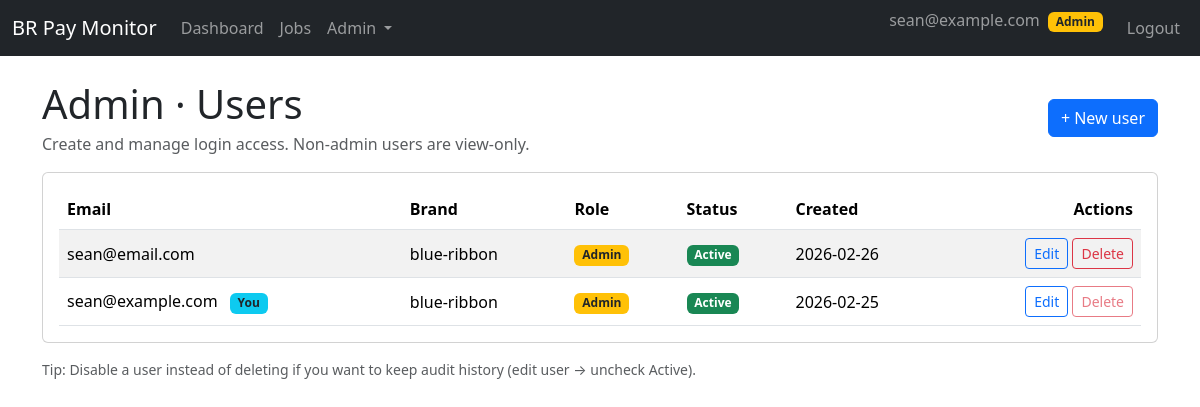
The app's page /admin/users (signed in), older data.
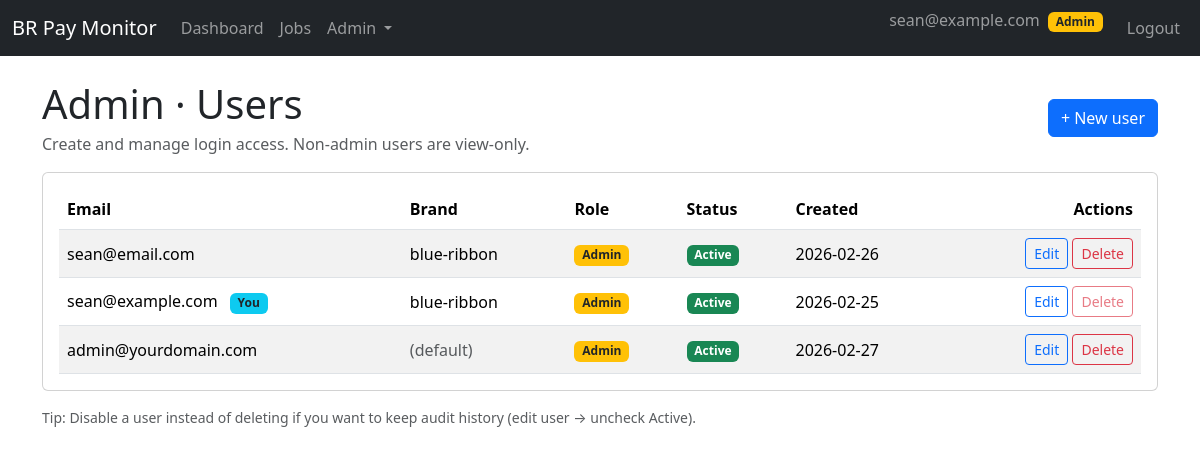
The same page, newer data.
### br_pay_monitor/models.py (models this page shows, shortened)
class User(UserMixin, db.Model):
    __tablename__ = "users"
    id = db.Column(db.Integer, primary_key=True)
    email = db.Column(db.String(255), unique=True, index=True, nullable=False)
    password_hash = db.Column(db.String(255), nullable=False)
    is_admin = db.Column(db.Boolean, default=False, nullable=False)
    is_active = db.Column(db.Boolean, default=True, nullable=False)
    brand_id = db.Column(db.Integer, db.ForeignKey("brands.id"), nullable=True)
    brand = db.relationship("Brand", backref=db.backref("users", lazy="dynamic"))
    created_at = db.Column(db.DateTime, default=datetime.utcnow, nullable=False)

class Brand(db.Model):
    __tablename__ = "brands"
    id = db.Column(db.Integer, primary_key=True)
    name = db.Column(db.String(128), nullable=False)
    slug = db.Column(db.String(64), unique=True, nullable=False)
    is_active = db.Column(db.Boolean, default=True, nullable=False)
    created_at = db.Column(db.DateTime, default=datetime.utcnow, nullable=False)

### br_pay_monitor/blueprints/admin/routes.py (the view)
@bp.route("/users", methods=["GET"])
@login_required
def users():
    _require_admin()
    brand = _current_brand()
    all_users = (
        User.query.outerjoin(Brand, User.brand_id == Brand.id)
        .order_by(
            User.is_admin.desc(),
            User.is_active.desc(),
            Brand.slug.asc().nullslast(),
            User.email.asc(),
        )
        .all()
    )
    return render_template(
        "admin/users.html",
        brand=brand,
        users=all_users,
    )

### br_pay_monitor/blueprints/admin/routes.py (called while the page is built)
def _require_admin():
    if not current_user.is_authenticated:
        abort(401)
    if not current_user.is_admin:
        abort(403)

def _current_brand() -> Brand:
    return current_user.brand or Brand.get_default_brand()

### br_pay_monitor/templates/admin/users.html
{% extends "base.html" %}
{% block content %}
<div class="d-flex align-items-center justify-content-between mb-3">
  <div>
    <h1 class="mb-1">Admin · Users</h1>
    <div class="text-muted">Create and manage login access. Non-admin users are view-only.</div>
  </div>
  <div>
    <a class="btn btn-primary" href="{{ url_for('admin.create_user') }}">+ New user</a>
  </div>
</div>
<div class="card">
  <div class="card-body">
    {% if users %}
      <div class="table-responsive">
        <table class="table table-striped align-middle mb-0">
          <thead>
            <tr>
              <th>Email</th>
              <th>Brand</th>
              <th>Role</th>
              <th>Status</th>
              <th>Created</th>
              <th class="text-end">Actions</th>
            </tr>
          </thead>
          <tbody>
            {% for u in users %}
            <tr>
              <td>
                {{ u.email }}
                {% if u.id == current_user.id %}
                  <span class="badge bg-info text-dark ms-2">You</span>
                {% endif %}
              </td>
              <td>
                {% if u.brand %}
                  {{ u.brand.slug }}
                {% else %}
                  <span class="text-muted">(default)</span>
                {% endif %}
              </td>
              <td>
                {% if u.is_admin %}
                  <span class="badge bg-warning text-dark">Admin</span>
                {% else %}
                  <span class="badge bg-secondary">Viewer</span>
                {% endif %}
              </td>
              <td>
                {% if u.is_active %}
                  <span class="badge bg-success">Active</span>
                {% else %}
                  <span class="badge bg-danger">Disabled</span>
                {% endif %}
              </td>
              <td>
                {{ u.created_at.strftime('%Y-%m-%d') if u.created_at else '' }}
              </td>
              <td class="text-end">
                <a class="btn btn-sm btn-outline-primary" href="{{ url_for('admin.edit_user', user_id=u.id) }}">Edit</a>
                <form method="post" action="{{ url_for('admin.delete_user', user_id=u.id) }}" class="d-inline" onsubmit="return confirm('Delete user {{ u.email }}?');">
                  <button type="submit" class="btn btn-sm btn-outline-danger" {% if u.id == current_user.id %}disabled{% endif %}>
                    Delete
                  </button>
                </form>
              </td>
            </tr>
            {% endfor %}
          </tbody>
        </table>
      </div>
    {% else %}
      <p class="mb-0">No users found.</p>
    {% endif %}
  </div>
</div>
<div class="mt-3 text-muted small">
  Tip: Disable a user instead of deleting if you want to keep audit history (edit user → uncheck Active).
</div>
{% endblock %}

### br_pay_monitor/templates/base.html (shortened to what this page needs)
<!doctype html>
<html lang="en">
  <head>
    <link
      href="https://cdn.jsdelivr.net/npm/bootstrap@5.3.3/dist/css/bootstrap.min.css"
      rel="stylesheet"
    >
  </head>
  <body>
    <nav class="navbar navbar-expand-lg navbar-dark bg-dark mb-4">
      <div class="container-fluid">
        <a class="navbar-brand" href="{{ url_for('dashboard.index') }}">BR Pay Monitor</a>
        <div class="collapse navbar-collapse" id="navbarNav">
          <ul class="navbar-nav me-auto">
            {% if current_user.is_authenticated %}
            <li class="nav-item">
              <a class="nav-link" href="{{ url_for('dashboard.index') }}">Dashboard</a>
            </li>
            <li class="nav-item">
              <a class="nav-link" href="{{ url_for('dashboard.jobs') }}">Jobs</a>
            </li>
            {% if current_user.is_admin %}
            <li class="nav-item dropdown">
              <a class="nav-link dropdown-toggle"
                 href="#"
                 role="button"
                 data-bs-toggle="dropdown"
                 aria-expanded="false">
                Admin
              </a>
            </li>
            {% endif %}
            {% endif %}
          </ul>
          <ul class="navbar-nav">
            {% if current_user.is_authenticated %}
            <li class="nav-item">
              <span class="navbar-text me-3">
                {{ current_user.email }}
                {% if current_user.is_admin %}
                  <span class="badge bg-warning text-dark ms-1">Admin</span>
                {% endif %}
              </span>
            </li>
            <li class="nav-item">
              <a class="nav-link" href="{{ url_for('auth.logout') }}">Logout</a>
            </li>
            {% else %}
            <li class="nav-item">
              <a class="nav-link" href="{{ url_for('auth.login') }}">Login</a>
            </li>
            {% endif %}
          </ul>
        </div>
      </div>
    </nav>
    <main class="container">
      {% block content %}{% endblock %}
    </main>
  </body>
</html>

Row changes from the older to the newer data that the page shows:
added User: email "admin@yourdomain.com", shows "(default)", is_admin "Admin", is_active "Active", created_at "2026-02-27"
